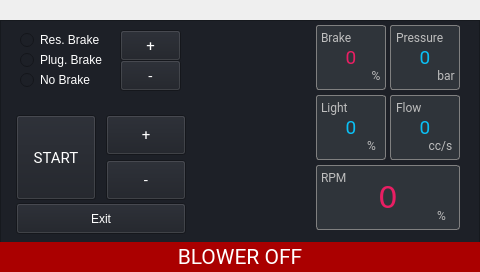
<?xml version="1.0" encoding="UTF-8"?>
<ui version="4.0">
 <class>BlowerTestApplication</class>
 <widget class="QDialog" name="BlowerTestApplication">
  <property name="geometry">
   <rect>
    <x>0</x>
    <y>0</y>
    <width>480</width>
    <height>272</height>
   </rect>
  </property>
  <property name="windowTitle">
   <string>Dialog</string>
  </property>
  <widget class="QFrame" name="frame">
   <property name="geometry">
    <rect>
     <x>0</x>
     <y>20</y>
     <width>480</width>
     <height>272</height>
    </rect>
   </property>
   <property name="autoFillBackground">
    <bool>false</bool>
   </property>
   <property name="styleSheet">
    <string notr="true">background-color:rgb(29,32,39);</string>
   </property>
   <property name="frameShape">
    <enum>QFrame::StyledPanel</enum>
   </property>
   <property name="frameShadow">
    <enum>QFrame::Raised</enum>
   </property>
   <widget class="QLabel" name="flowEngValue">
    <property name="enabled">
     <bool>false</bool>
    </property>
    <property name="geometry">
     <rect>
      <x>390</x>
      <y>75</y>
      <width>70</width>
      <height>65</height>
     </rect>
    </property>
    <property name="font">
     <font>
      <family>Roboto</family>
      <pointsize>14</pointsize>
      <weight>50</weight>
      <italic>false</italic>
      <bold>false</bold>
      <underline>false</underline>
      <strikeout>false</strikeout>
      <kerning>true</kerning>
     </font>
    </property>
    <property name="layoutDirection">
     <enum>Qt::LeftToRight</enum>
    </property>
    <property name="styleSheet">
     <string notr="true">background-color:rgb(47,52,58);
color:rgb(10,192,245);
border-color: rgb(89, 89, 89);
border:1px solid grey; 
border-radius: 3px;
</string>
    </property>
    <property name="frameShape">
     <enum>QFrame::StyledPanel</enum>
    </property>
    <property name="frameShadow">
     <enum>QFrame::Raised</enum>
    </property>
    <property name="lineWidth">
     <number>7</number>
    </property>
    <property name="midLineWidth">
     <number>2</number>
    </property>
    <property name="text">
     <string>0</string>
    </property>
    <property name="alignment">
     <set>Qt::AlignCenter</set>
    </property>
    <property name="textInteractionFlags">
     <set>Qt::TextEditable</set>
    </property>
   </widget>
   <widget class="QPushButton" name="decrementButton">
    <property name="enabled">
     <bool>true</bool>
    </property>
    <property name="geometry">
     <rect>
      <x>106</x>
      <y>140</y>
      <width>80</width>
      <height>40</height>
     </rect>
    </property>
    <property name="font">
     <font>
      <family>Roboto</family>
      <pointsize>11</pointsize>
      <weight>50</weight>
      <bold>false</bold>
     </font>
    </property>
    <property name="focusPolicy">
     <enum>Qt::NoFocus</enum>
    </property>
    <property name="styleSheet">
     <string notr="true">color:#FFFFFF;</string>
    </property>
    <property name="text">
     <string>-</string>
    </property>
   </widget>
   <widget class="QLabel" name="rpmTitle">
    <property name="enabled">
     <bool>false</bool>
    </property>
    <property name="geometry">
     <rect>
      <x>321</x>
      <y>150</y>
      <width>31</width>
      <height>21</height>
     </rect>
    </property>
    <property name="font">
     <font>
      <family>Roboto</family>
      <pointsize>9</pointsize>
     </font>
    </property>
    <property name="styleSheet">
     <string notr="true">background:transparent;
border:0px;
border-radius: 0px;</string>
    </property>
    <property name="text">
     <string>RPM</string>
    </property>
    <property name="alignment">
     <set>Qt::AlignLeading|Qt::AlignLeft|Qt::AlignTop</set>
    </property>
   </widget>
   <widget class="QLabel" name="statusText">
    <property name="geometry">
     <rect>
      <x>0</x>
      <y>222</y>
      <width>480</width>
      <height>30</height>
     </rect>
    </property>
    <property name="font">
     <font>
      <family>Roboto</family>
      <pointsize>16</pointsize>
     </font>
    </property>
    <property name="layoutDirection">
     <enum>Qt::LeftToRight</enum>
    </property>
    <property name="styleSheet">
     <string notr="true">color:rgb(255,255,255);
background-color: rgb(170, 0, 0);</string>
    </property>
    <property name="text">
     <string>BLOWER OFF</string>
    </property>
    <property name="alignment">
     <set>Qt::AlignCenter</set>
    </property>
   </widget>
   <widget class="QLabel" name="pressureEngUnit">
    <property name="enabled">
     <bool>false</bool>
    </property>
    <property name="geometry">
     <rect>
      <x>436</x>
      <y>45</y>
      <width>20</width>
      <height>20</height>
     </rect>
    </property>
    <property name="font">
     <font>
      <family>Roboto</family>
      <pointsize>9</pointsize>
     </font>
    </property>
    <property name="styleSheet">
     <string notr="true">background:transparent;</string>
    </property>
    <property name="text">
     <string>bar</string>
    </property>
    <property name="alignment">
     <set>Qt::AlignCenter</set>
    </property>
   </widget>
   <widget class="QLabel" name="brakeValue">
    <property name="enabled">
     <bool>false</bool>
    </property>
    <property name="geometry">
     <rect>
      <x>316</x>
      <y>5</y>
      <width>70</width>
      <height>65</height>
     </rect>
    </property>
    <property name="font">
     <font>
      <family>Roboto</family>
      <pointsize>14</pointsize>
      <weight>50</weight>
      <italic>false</italic>
      <bold>false</bold>
      <underline>false</underline>
      <strikeout>false</strikeout>
      <kerning>true</kerning>
     </font>
    </property>
    <property name="layoutDirection">
     <enum>Qt::LeftToRight</enum>
    </property>
    <property name="styleSheet">
     <string notr="true">background-color:rgb(47,52,58);
color:rgb(233,30,99);
border-color: rgb(89, 89, 89);
border:1px solid grey; 
border-radius: 3px;
</string>
    </property>
    <property name="frameShape">
     <enum>QFrame::StyledPanel</enum>
    </property>
    <property name="frameShadow">
     <enum>QFrame::Raised</enum>
    </property>
    <property name="lineWidth">
     <number>7</number>
    </property>
    <property name="midLineWidth">
     <number>2</number>
    </property>
    <property name="text">
     <string>0</string>
    </property>
    <property name="alignment">
     <set>Qt::AlignCenter</set>
    </property>
    <property name="textInteractionFlags">
     <set>Qt::TextEditable</set>
    </property>
   </widget>
   <widget class="QLabel" name="rpmValue">
    <property name="enabled">
     <bool>false</bool>
    </property>
    <property name="geometry">
     <rect>
      <x>316</x>
      <y>145</y>
      <width>144</width>
      <height>65</height>
     </rect>
    </property>
    <property name="font">
     <font>
      <family>DejaVu Sans</family>
      <pointsize>23</pointsize>
      <weight>50</weight>
      <italic>false</italic>
      <bold>false</bold>
      <underline>false</underline>
      <strikeout>false</strikeout>
      <kerning>true</kerning>
     </font>
    </property>
    <property name="layoutDirection">
     <enum>Qt::LeftToRight</enum>
    </property>
    <property name="styleSheet">
     <string notr="true">background-color:rgb(47,52,58);
color:rgb(233,30,99);
border-color: rgb(89, 89, 89);
border:1px solid grey; 
border-radius: 3px;
</string>
    </property>
    <property name="frameShape">
     <enum>QFrame::StyledPanel</enum>
    </property>
    <property name="frameShadow">
     <enum>QFrame::Raised</enum>
    </property>
    <property name="lineWidth">
     <number>7</number>
    </property>
    <property name="midLineWidth">
     <number>2</number>
    </property>
    <property name="text">
     <string>0</string>
    </property>
    <property name="alignment">
     <set>Qt::AlignCenter</set>
    </property>
    <property name="textInteractionFlags">
     <set>Qt::TextEditable</set>
    </property>
   </widget>
   <widget class="QLabel" name="brakeTitle">
    <property name="enabled">
     <bool>false</bool>
    </property>
    <property name="geometry">
     <rect>
      <x>321</x>
      <y>10</y>
      <width>51</width>
      <height>20</height>
     </rect>
    </property>
    <property name="font">
     <font>
      <family>Roboto</family>
      <pointsize>9</pointsize>
     </font>
    </property>
    <property name="styleSheet">
     <string notr="true">border:0px;
border-radius: 0px;
background:transparent;</string>
    </property>
    <property name="text">
     <string>Brake</string>
    </property>
    <property name="alignment">
     <set>Qt::AlignLeading|Qt::AlignLeft|Qt::AlignTop</set>
    </property>
   </widget>
   <widget class="QLabel" name="brakeUnit">
    <property name="enabled">
     <bool>false</bool>
    </property>
    <property name="geometry">
     <rect>
      <x>366</x>
      <y>45</y>
      <width>20</width>
      <height>20</height>
     </rect>
    </property>
    <property name="font">
     <font>
      <family>Roboto</family>
      <pointsize>9</pointsize>
     </font>
    </property>
    <property name="styleSheet">
     <string notr="true">background:transparent;</string>
    </property>
    <property name="text">
     <string>%</string>
    </property>
    <property name="alignment">
     <set>Qt::AlignCenter</set>
    </property>
   </widget>
   <widget class="QLabel" name="flowEngTitle">
    <property name="enabled">
     <bool>false</bool>
    </property>
    <property name="geometry">
     <rect>
      <x>396</x>
      <y>80</y>
      <width>31</width>
      <height>20</height>
     </rect>
    </property>
    <property name="font">
     <font>
      <family>Roboto</family>
      <pointsize>9</pointsize>
     </font>
    </property>
    <property name="styleSheet">
     <string notr="true">border:0px;
border-radius: 0px;
background:transparent;
</string>
    </property>
    <property name="text">
     <string>Flow</string>
    </property>
    <property name="alignment">
     <set>Qt::AlignLeading|Qt::AlignLeft|Qt::AlignTop</set>
    </property>
   </widget>
   <widget class="QLabel" name="lightTitle">
    <property name="enabled">
     <bool>false</bool>
    </property>
    <property name="geometry">
     <rect>
      <x>321</x>
      <y>80</y>
      <width>51</width>
      <height>16</height>
     </rect>
    </property>
    <property name="font">
     <font>
      <family>Roboto</family>
      <pointsize>9</pointsize>
     </font>
    </property>
    <property name="styleSheet">
     <string notr="true">border:0px;
border-radius: 0px;
background:transparent;</string>
    </property>
    <property name="text">
     <string>Light</string>
    </property>
    <property name="alignment">
     <set>Qt::AlignLeading|Qt::AlignLeft|Qt::AlignTop</set>
    </property>
   </widget>
   <widget class="QPushButton" name="startStopButton">
    <property name="geometry">
     <rect>
      <x>16</x>
      <y>95</y>
      <width>80</width>
      <height>85</height>
     </rect>
    </property>
    <property name="font">
     <font>
      <family>Roboto</family>
      <pointsize>11</pointsize>
      <weight>50</weight>
      <bold>false</bold>
     </font>
    </property>
    <property name="focusPolicy">
     <enum>Qt::NoFocus</enum>
    </property>
    <property name="styleSheet">
     <string notr="true">color:#FFFFFF;</string>
    </property>
    <property name="text">
     <string>START</string>
    </property>
   </widget>
   <widget class="QLabel" name="lightValue">
    <property name="enabled">
     <bool>false</bool>
    </property>
    <property name="geometry">
     <rect>
      <x>316</x>
      <y>75</y>
      <width>70</width>
      <height>65</height>
     </rect>
    </property>
    <property name="font">
     <font>
      <family>Roboto</family>
      <pointsize>14</pointsize>
      <weight>50</weight>
      <italic>false</italic>
      <bold>false</bold>
      <underline>false</underline>
      <strikeout>false</strikeout>
      <kerning>true</kerning>
     </font>
    </property>
    <property name="layoutDirection">
     <enum>Qt::LeftToRight</enum>
    </property>
    <property name="styleSheet">
     <string notr="true">background-color:rgb(47,52,58);
color:rgb(10,192,245);
border-color: rgb(89, 89, 89);
border:1px solid grey; 
border-radius: 3px;
</string>
    </property>
    <property name="frameShape">
     <enum>QFrame::StyledPanel</enum>
    </property>
    <property name="frameShadow">
     <enum>QFrame::Raised</enum>
    </property>
    <property name="lineWidth">
     <number>7</number>
    </property>
    <property name="midLineWidth">
     <number>2</number>
    </property>
    <property name="text">
     <string>0</string>
    </property>
    <property name="alignment">
     <set>Qt::AlignCenter</set>
    </property>
    <property name="textInteractionFlags">
     <set>Qt::TextEditable</set>
    </property>
   </widget>
   <widget class="QLabel" name="lightUnit">
    <property name="enabled">
     <bool>false</bool>
    </property>
    <property name="geometry">
     <rect>
      <x>356</x>
      <y>115</y>
      <width>31</width>
      <height>21</height>
     </rect>
    </property>
    <property name="font">
     <font>
      <family>Roboto</family>
      <pointsize>9</pointsize>
     </font>
    </property>
    <property name="styleSheet">
     <string notr="true">background:transparent;</string>
    </property>
    <property name="text">
     <string>%</string>
    </property>
    <property name="alignment">
     <set>Qt::AlignCenter</set>
    </property>
   </widget>
   <widget class="QLabel" name="rpmUnit">
    <property name="enabled">
     <bool>false</bool>
    </property>
    <property name="geometry">
     <rect>
      <x>426</x>
      <y>185</y>
      <width>31</width>
      <height>20</height>
     </rect>
    </property>
    <property name="font">
     <font>
      <family>Roboto</family>
      <pointsize>9</pointsize>
     </font>
    </property>
    <property name="styleSheet">
     <string notr="true">background:transparent;</string>
    </property>
    <property name="text">
     <string>%</string>
    </property>
    <property name="alignment">
     <set>Qt::AlignCenter</set>
    </property>
   </widget>
   <widget class="QLabel" name="pressureEngValue">
    <property name="enabled">
     <bool>false</bool>
    </property>
    <property name="geometry">
     <rect>
      <x>390</x>
      <y>5</y>
      <width>70</width>
      <height>65</height>
     </rect>
    </property>
    <property name="font">
     <font>
      <family>Roboto</family>
      <pointsize>14</pointsize>
      <weight>50</weight>
      <italic>false</italic>
      <bold>false</bold>
      <underline>false</underline>
      <strikeout>false</strikeout>
      <kerning>true</kerning>
     </font>
    </property>
    <property name="layoutDirection">
     <enum>Qt::LeftToRight</enum>
    </property>
    <property name="styleSheet">
     <string notr="true">background-color:rgb(47,52,58);
color:rgb(10,192,245);
border-color: rgb(89, 89, 89);
border:1px solid grey; 
border-radius: 3px;
</string>
    </property>
    <property name="frameShape">
     <enum>QFrame::StyledPanel</enum>
    </property>
    <property name="frameShadow">
     <enum>QFrame::Raised</enum>
    </property>
    <property name="lineWidth">
     <number>7</number>
    </property>
    <property name="midLineWidth">
     <number>2</number>
    </property>
    <property name="text">
     <string>0</string>
    </property>
    <property name="alignment">
     <set>Qt::AlignCenter</set>
    </property>
    <property name="textInteractionFlags">
     <set>Qt::TextEditable</set>
    </property>
   </widget>
   <widget class="QPushButton" name="incrementButton">
    <property name="geometry">
     <rect>
      <x>106</x>
      <y>95</y>
      <width>80</width>
      <height>40</height>
     </rect>
    </property>
    <property name="font">
     <font>
      <family>Roboto</family>
      <pointsize>11</pointsize>
      <weight>50</weight>
      <bold>false</bold>
     </font>
    </property>
    <property name="focusPolicy">
     <enum>Qt::NoFocus</enum>
    </property>
    <property name="styleSheet">
     <string notr="true">color:#FFFFFF;</string>
    </property>
    <property name="text">
     <string>+</string>
    </property>
   </widget>
   <widget class="QLabel" name="flowEngUnit">
    <property name="enabled">
     <bool>false</bool>
    </property>
    <property name="geometry">
     <rect>
      <x>425</x>
      <y>115</y>
      <width>31</width>
      <height>20</height>
     </rect>
    </property>
    <property name="font">
     <font>
      <family>Roboto</family>
      <pointsize>9</pointsize>
     </font>
    </property>
    <property name="styleSheet">
     <string notr="true">background:transparent;</string>
    </property>
    <property name="text">
     <string>cc/s</string>
    </property>
    <property name="alignment">
     <set>Qt::AlignCenter</set>
    </property>
   </widget>
   <widget class="QLabel" name="pressureEngTitle">
    <property name="enabled">
     <bool>false</bool>
    </property>
    <property name="geometry">
     <rect>
      <x>396</x>
      <y>10</y>
      <width>61</width>
      <height>20</height>
     </rect>
    </property>
    <property name="font">
     <font>
      <family>Roboto</family>
      <pointsize>9</pointsize>
     </font>
    </property>
    <property name="styleSheet">
     <string notr="true">background:transparent;
border:0px;
border-radius: 0px;</string>
    </property>
    <property name="text">
     <string>Pressure</string>
    </property>
    <property name="alignment">
     <set>Qt::AlignLeading|Qt::AlignLeft|Qt::AlignTop</set>
    </property>
   </widget>
   <widget class="QPushButton" name="exitButton">
    <property name="geometry">
     <rect>
      <x>16</x>
      <y>183</y>
      <width>170</width>
      <height>31</height>
     </rect>
    </property>
    <property name="focusPolicy">
     <enum>Qt::NoFocus</enum>
    </property>
    <property name="styleSheet">
     <string notr="true">color:#FFFFFF;</string>
    </property>
    <property name="text">
     <string>Exit</string>
    </property>
   </widget>
   <widget class="QPushButton" name="brakeDecrementButton">
    <property name="enabled">
     <bool>true</bool>
    </property>
    <property name="geometry">
     <rect>
      <x>120</x>
      <y>40</y>
      <width>61</width>
      <height>31</height>
     </rect>
    </property>
    <property name="font">
     <font>
      <family>Roboto</family>
      <pointsize>11</pointsize>
      <weight>50</weight>
      <bold>false</bold>
     </font>
    </property>
    <property name="focusPolicy">
     <enum>Qt::NoFocus</enum>
    </property>
    <property name="styleSheet">
     <string notr="true">color:#FFFFFF;</string>
    </property>
    <property name="text">
     <string>-</string>
    </property>
   </widget>
   <widget class="QPushButton" name="brakeIncrementButton">
    <property name="geometry">
     <rect>
      <x>120</x>
      <y>10</y>
      <width>61</width>
      <height>31</height>
     </rect>
    </property>
    <property name="font">
     <font>
      <family>Roboto</family>
      <pointsize>11</pointsize>
      <weight>50</weight>
      <bold>false</bold>
     </font>
    </property>
    <property name="focusPolicy">
     <enum>Qt::NoFocus</enum>
    </property>
    <property name="styleSheet">
     <string notr="true">color:#FFFFFF;</string>
    </property>
    <property name="text">
     <string>+</string>
    </property>
   </widget>
   <widget class="QRadioButton" name="resBrakeButton">
    <property name="geometry">
     <rect>
      <x>20</x>
      <y>10</y>
      <width>100</width>
      <height>20</height>
     </rect>
    </property>
    <property name="focusPolicy">
     <enum>Qt::NoFocus</enum>
    </property>
    <property name="styleSheet">
     <string notr="true">color:#FFFFFF;</string>
    </property>
    <property name="text">
     <string>Res. Brake</string>
    </property>
    <attribute name="buttonGroup">
     <string notr="true">brakeButtonGroup</string>
    </attribute>
   </widget>
   <widget class="QRadioButton" name="plugBrakeButton">
    <property name="geometry">
     <rect>
      <x>20</x>
      <y>30</y>
      <width>100</width>
      <height>20</height>
     </rect>
    </property>
    <property name="focusPolicy">
     <enum>Qt::NoFocus</enum>
    </property>
    <property name="styleSheet">
     <string notr="true">color:#FFFFFF;</string>
    </property>
    <property name="text">
     <string>Plug. Brake</string>
    </property>
    <attribute name="buttonGroup">
     <string notr="true">brakeButtonGroup</string>
    </attribute>
   </widget>
   <widget class="QRadioButton" name="noBrakeButton">
    <property name="geometry">
     <rect>
      <x>20</x>
      <y>50</y>
      <width>100</width>
      <height>20</height>
     </rect>
    </property>
    <property name="focusPolicy">
     <enum>Qt::NoFocus</enum>
    </property>
    <property name="styleSheet">
     <string notr="true">color:#FFFFFF;</string>
    </property>
    <property name="text">
     <string>No Brake</string>
    </property>
    <attribute name="buttonGroup">
     <string notr="true">brakeButtonGroup</string>
    </attribute>
   </widget>
   <zorder>rpmValue</zorder>
   <zorder>lightValue</zorder>
   <zorder>flowEngValue</zorder>
   <zorder>decrementButton</zorder>
   <zorder>rpmTitle</zorder>
   <zorder>statusText</zorder>
   <zorder>brakeValue</zorder>
   <zorder>brakeTitle</zorder>
   <zorder>brakeUnit</zorder>
   <zorder>flowEngTitle</zorder>
   <zorder>lightTitle</zorder>
   <zorder>startStopButton</zorder>
   <zorder>lightUnit</zorder>
   <zorder>rpmUnit</zorder>
   <zorder>pressureEngValue</zorder>
   <zorder>incrementButton</zorder>
   <zorder>flowEngUnit</zorder>
   <zorder>pressureEngTitle</zorder>
   <zorder>exitButton</zorder>
   <zorder>pressureEngUnit</zorder>
   <zorder>brakeDecrementButton</zorder>
   <zorder>brakeIncrementButton</zorder>
   <zorder>resBrakeButton</zorder>
   <zorder>plugBrakeButton</zorder>
   <zorder>noBrakeButton</zorder>
  </widget>
 </widget>
 <resources/>
 <connections/>
 <buttongroups>
  <buttongroup name="brakeButtonGroup"/>
 </buttongroups>
</ui>
